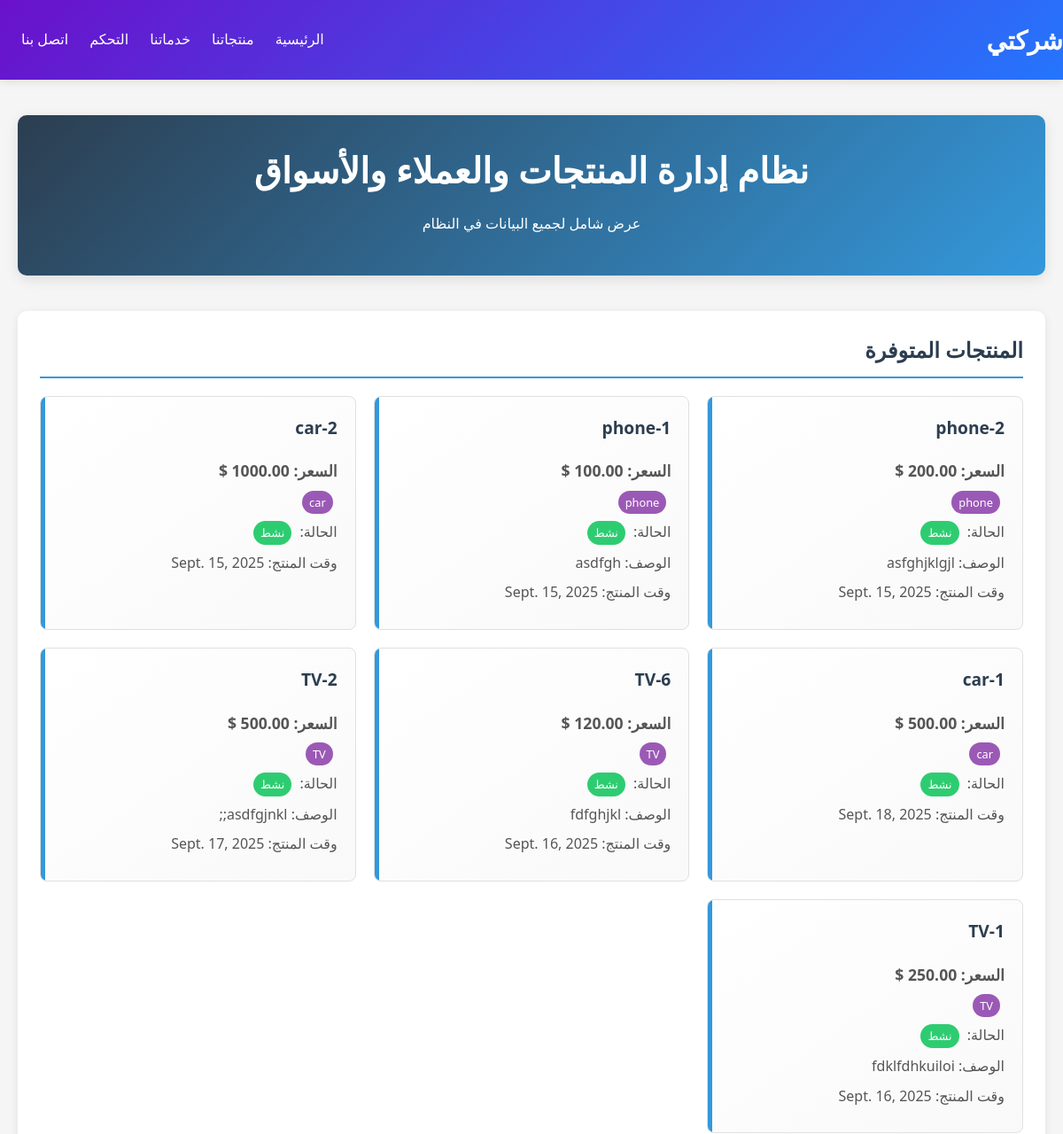
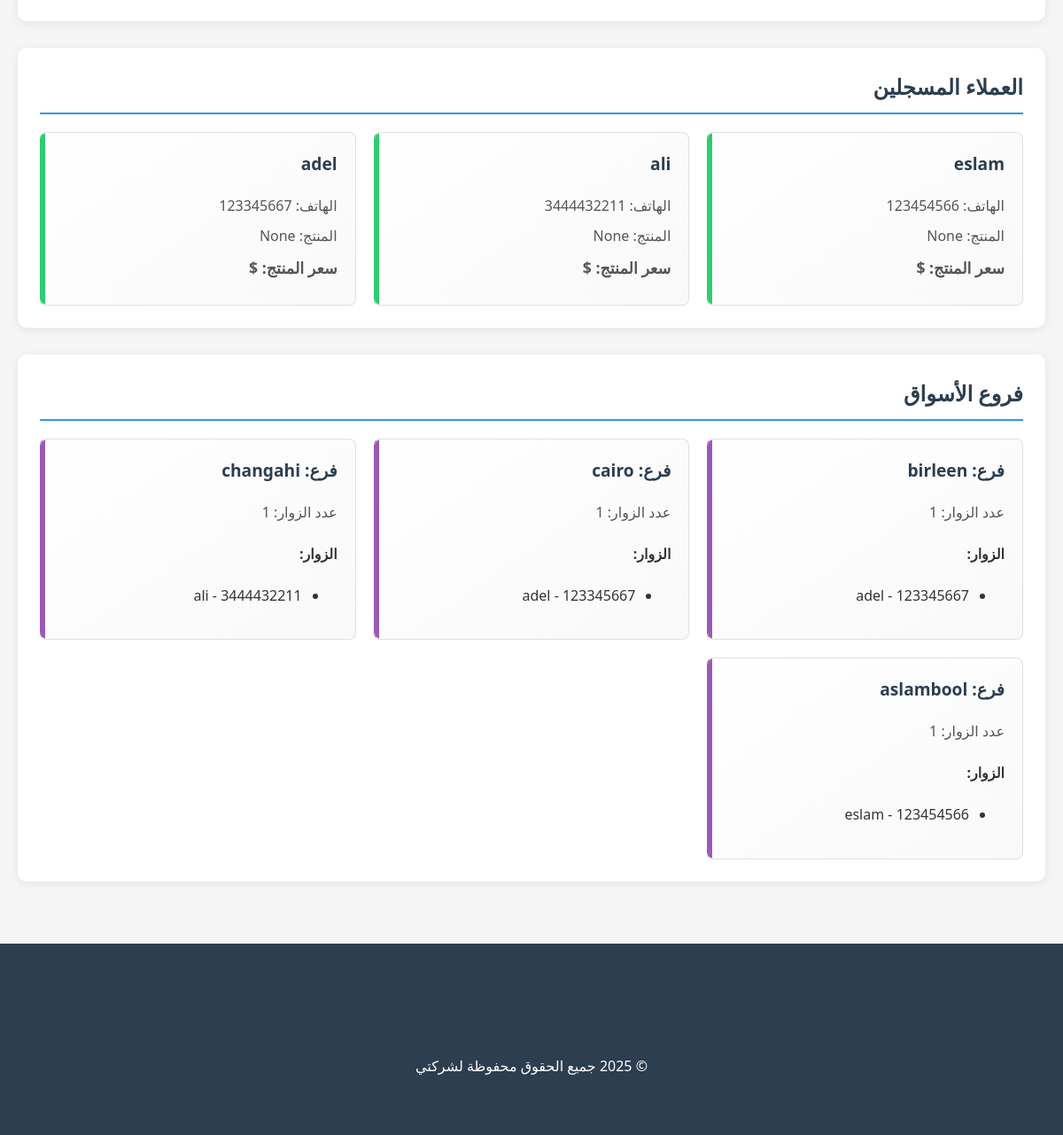
The page / on the database its author committed (2 pictures, top to bottom).
### pages/models.py (models this page shows, shortened)
class Product (models.Model):
    id = models.AutoField(primary_key=True)
    name=models.CharField(max_length = 100,default = 'enter name')
    price=models.DecimalField(max_digits = 6,decimal_places=2,default = 0.0)
    image= models.ImageField(upload_to = 'photos/%y/%m/%d',default = 'photos/25/09/13/tour-list-4.png')
    content=models.TextField(null= True,blank=True)
    categories = [
        ('phone','phone'),
        ('pc','computer'),
        ('TV','TV'),
        ('car','car'),
        ('fan','fan'),
    ]
    cotegory=models.CharField(max_length = 100,verbose_name = 'category',choices = categories)
    active=models.BooleanField(default=True)
    product_time = models.OneToOneField(Time ,on_delete=models.CASCADE, null=True, blank=True)
    class Meta :
        verbose_name = 'product'
        ordering = ['-name']

class Time (models.Model):
    Date = models.DateField(default=timezone.now)
    time = models.TimeField(null = True)
    moment = models.DateTimeField(null = True)
    class Meta :
        verbose_name = 'time'
        ordering = ['-moment']

class Clint (models.Model):
    id = models.AutoField(primary_key=True)
    name = models.CharField(max_length = 100)
    phone = models.BigIntegerField(default=0)
    image = models.ImageField(upload_to = 'clint_photo/%y/%m/%d',default = 'photos/25/09/13/tour-list-4.png')
    product = models.ManyToManyField(Product)
    class Meta :
        verbose_name = 'clint'
        ordering = ['-name']

class Market (models.Model):
    id = models.AutoField(primary_key=True)
    branch = [
        ('birleen','birleen'),
        ('cairo','cairo'),
        ('changahi','changahi'),
        ('aslamboom','aslambool'),
    ]
    place = models.CharField(max_length = 100,verbose_name = 'market place',choices = branch)
    vesetors = models.ManyToManyField(Clint,null = True,blank=True)
    market_products = models.ManyToManyField(Product,null = True,blank=True)

### pages/views.py (the view)
# urls.py: path('',views.index,name = 'index'),
def index(request):
    return render(request,'pages/index.html',{"product_card" : Product.objects.all(),'clints_card':Clint.objects.all(),'markets_card':Market.objects.all()})

### templates/pages/index.html (shortened to what this page needs)
<!DOCTYPE html>
{% load static %}
<html lang="ar" dir="rtl">
<head>
    <link rel="stylesheet" href="{% static 'css/products.css' %}">
</head>
<body>
    {% include 'parts/navbar.html' %}
    <div class="content">
        <div class="header">
            <h1>نظام إدارة المنتجات والعملاء والأسواق</h1>
            <p>عرض شامل لجميع البيانات في النظام</p>
        </div>
        <div class="section">
            <h2>المنتجات المتوفرة</h2>
            <div class="grid-container">
                {% for product in product_card %}
                <div class="card">
                    <h3>{{ product.name }}</h3>
                    <p class="price-tag">السعر: {{ product.price }} $</p>
                    <p><span class="badge category-badge">{{ product.get_cotegory_display }}</span></p>
                    <p>الحالة:
                        <span class="badge {% if product.active %}badge-active{% else %}badge-inactive{% endif %}">
                            {{ product.active|yesno:"نشط,غير نشط" }}
                        </span>
                    </p>
                    {% if product.content %}
                    <p>الوصف: {{ product.content|truncatewords:15 }}</p>
                    {% endif %}
                    {% if product.product_time %}
                    <p>وقت المنتج: {{ product.product_time.Date }}</p>
                    {% endif %}
                </div>
                {% empty %}
                <div class="empty-message">
                    <p>لا توجد منتجات متاحة حالياً.</p>
                </div>
                {% endfor %}
            </div>
        </div>
        <div class="section">
            <h2>العملاء المسجلين</h2>
            <div class="grid-container">
                {% for clint in clints_card %}
                <div class="card clint-card">
                    <h3>{{ clint.name }}</h3>
                    <p>الهاتف: {{ clint.phone }}</p>
                    <p>المنتج: {{ clint.product.name }}</p>
                    <p class="price-tag">سعر المنتج: {{ clint.product.price }} $</p>
                </div>
                {% empty %}
                <div class="empty-message">
                    <p>لا يوجد عملاء مسجلين حالياً.</p>
                </div>
                {% endfor %}
            </div>
        </div>
        <div class="section">
            <h2>فروع الأسواق</h2>
            <div class="grid-container">
                {% for market in markets_card %}
                <div class="card market-card">
                    <h3>فرع: {{ market.get_place_display }}</h3>
                    <p>عدد الزوار: {{ market.vesetors.count }}</p>
                    <h4>الزوار:</h4>
                    <ul>
                        {% for vesetor in market.vesetors.all %}
                        <li>{{ vesetor.name }} - {{ vesetor.phone }}</li>
                        {% empty %}
                        <li>لا يوجد زوار لهذا الفرع</li>
                        {% endfor %}
                    </ul>
                </div>
                {% empty %}
                <div class="empty-message">
                    <p>لا توجد فأسواق مسجلة حالياً.</p>
                </div>
                {% endfor %}
            </div>
        </div>
    </div>
    {% include 'parts/foter.html' %}
</body>
</html>

### static/css/products.css (style rules this page uses)
:root { --primary-color: #3498db; --secondary-color: #2c3e50; --accent-color: #e74c3c; --light-color: #ecf0f1; --dark-color: #34495e; }
body { font-family: 'Segoe UI', Tahoma, Geneva, Verdana, sans-serif; margin: 0; padding: 0; background-color: #f5f5f5; color: #333; line-height: 1.6; }
.content { max-width: 1400px; margin: 20px auto; padding: 20px; }
.header { text-align: center; margin-bottom: 40px; background: linear-gradient(135deg, var(--secondary-color), var(--primary-color)); color: white; padding: 30px; border-radius: 10px; box-shadow: 0 4px 15px rgba(0,0,0,0.1); }
.header h1 { margin: 0; font-size: 2.5rem; border: none; }
.section { background: white; border-radius: 10px; padding: 25px; margin-bottom: 30px; box-shadow: 0 2px 10px rgba(0,0,0,0.08); }
.section h2 { color: var(--secondary-color); border-bottom: 2px solid var(--primary-color); padding-bottom: 10px; margin-top: 0; }
.grid-container { display: grid; grid-template-columns: repeat(auto-fill, minmax(300px, 1fr)); gap: 20px; margin-top: 20px; }
.card { background: linear-gradient(145deg, #ffffff, #f9f9f9); border: 1px solid #e0e0e0; border-radius: 8px; padding: 20px; transition: all 0.3s ease; position: relative; overflow: hidden; }
.card::before { content: ''; position: absolute; top: 0; left: 0; width: 5px; height: 100%; background: var(--primary-color); }
.card h3 { margin-top: 0; color: var(--secondary-color); font-size: 1.2rem; }
.card p { margin: 8px 0; color: #555; }
.badge { display: inline-block; padding: 3px 8px; border-radius: 15px; font-size: 0.8rem; margin-right: 5px; }
.badge-active { background-color: #2ecc71; color: white; }
.category-badge { background-color: #9b59b6; color: white; }
.price-tag { font-weight: bold; color: var(--accent-color); font-size: 1.1rem; }
.market-card { border-left-color: #9b59b6; }
.market-card::before { background: #9b59b6; }
.clint-card { border-left-color: #2ecc71; }
.clint-card::before { background: #2ecc71; }

### rows shown on the page
Product: name "phone-2", cotegory "phone", active "نشط", content "asfghjklgjl", product_time.Date "Sept. 15, 2025"
Product: name "phone-1", cotegory "phone", active "نشط", content "asdfgh", product_time.Date "Sept. 15, 2025"
Product: name "car-2", price "1000.00", cotegory "car", active "نشط", product_time.Date "Sept. 15, 2025"
Product: name "car-1", cotegory "car", active "نشط", product_time.Date "Sept. 18, 2025"
Product: name "TV-6", cotegory "TV", active "نشط", content "fdfghjkl", product_time.Date "Sept. 16, 2025"
Product: name "TV-2", cotegory "TV", active "نشط", content "asdfgjnkl;;", product_time.Date "Sept. 17, 2025"
Product: name "TV-1", cotegory "TV", active "نشط", content "fdklfdhkuiloi", product_time.Date "Sept. 16, 2025"
Clint: name "eslam", phone "123454566", product.name "None"
Clint: name "ali", phone "3444432211", product.name "None"
Clint: name "adel", phone "123345667", product.name "None"
Market: place "birleen", vesetors.count "1"
Market: place "cairo", vesetors.count "1"
Market: place "changahi", vesetors.count "1"
Market: place "aslambool", vesetors.count "1"
